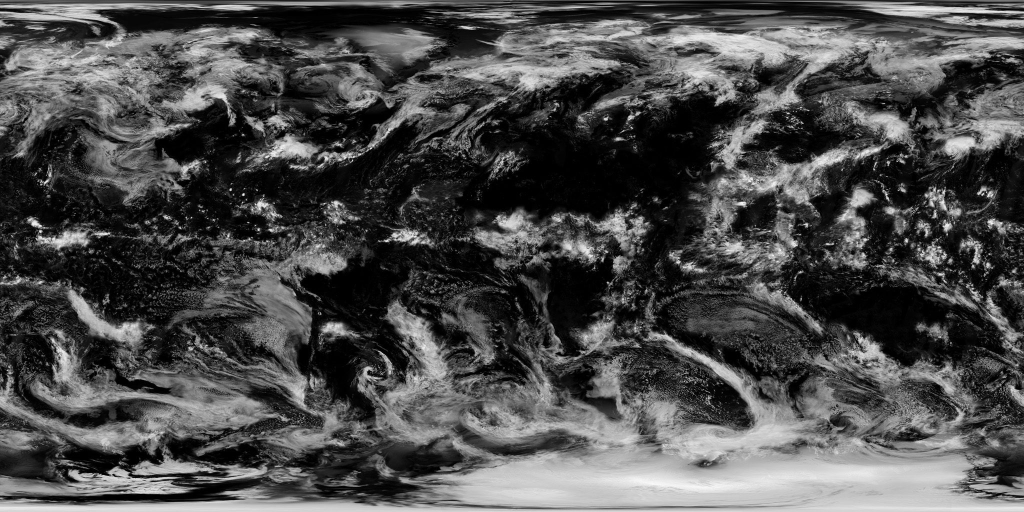
#> input picture raw/bluemarble/bm_200410.jpg, 2048 x 1024 px (shown at 1/2 size)
$ python make_textures.py ../web/css/img/earth-clouds-2048.jpg
#> lines starting #> are read from the running program, lines starting #| are printed output that depends on the picture
# SI disclosure: parts of this file were drafted with an AI coding assistant and reviewed by Arthur.
"""Make the larger Earth texture and the Moon texture of the globe view (web/css/img/).

  earth-blue-marble-4096.jpg  4096 x 2048, NASA Blue Marble Next Generation with topography
                              and bathymetry, October 2004 (world.topo.bathy.200410). It is the
                              same picture as the existing earth-blue-marble-2048.jpg: --check
                              downscales it to 2048 x 1024 and compares (it also shows that the
                              other months differ, mostly in snow cover).
  moon-1024.jpg               1024 x 512, NASA SVS 4720 "CGI Moon Kit" LROC color map (2019
                              version), equirectangular, longitude 0 at the image center, east
                              to the right, north up.

Both sources are public domain NASA images. Downloads go to raw/ (git-ignored).

Usage:
    python pipeline/make_textures.py            # write both files
    python pipeline/make_textures.py --check    # compare and locate features, write nothing
"""

from __future__ import annotations

import sys
import urllib.request

import numpy as np
from PIL import Image

from common import RAW, REPO

IMG = REPO / "web" / "css" / "img"
EARTH_URL = ("https://assets.science.nasa.gov/content/dam/science/esd/eo/images/bmng/"
             "bmng-topography-bathymetry/october/world.topo.bathy.200410.3x5400x2700.jpg")
EARTH_SRC = RAW / "bluemarble" / "bm_200410.jpg"
MOON_URL = "https://svs.gsfc.nasa.gov/vis/a000000/a004700/a004720/lroc_color_2k.jpg"
MOON_SRC = RAW / "moon" / "lroc_color_2k.jpg"


def fetch(url: str, dest) -> None:
    if dest.exists() and dest.stat().st_size > 0:
        return
    dest.parent.mkdir(parents=True, exist_ok=True)
    req = urllib.request.Request(url, headers={"User-Agent": "Mozilla/5.0"})
    with urllib.request.urlopen(req, timeout=300) as r:
        dest.write_bytes(r.read())


def save_within(img: Image.Image, path, quality: int, budget: int) -> int:
    """Progressive JPG, stepping the quality down until the file fits the byte budget."""
    while True:
        img.save(path, quality=quality, optimize=True, progressive=True)
        if path.stat().st_size <= budget or quality <= 60:
            return quality
        quality -= 2


def check() -> None:
    ref = np.asarray(Image.open(IMG / "earth-blue-marble-2048.jpg").convert("RGB")).astype(float)
    new = IMG / "earth-blue-marble-4096.jpg"
    for name, path in [("source 5400 x 2700", EARTH_SRC), ("earth-blue-marble-4096.jpg", new)]:
        if path.exists():
            d = np.asarray(Image.open(path).convert("RGB").resize((2048, 1024), Image.LANCZOS)).astype(float)
            print(f"{name} down to 2048 vs earth-blue-marble-2048.jpg: mean abs diff {np.abs(d - ref).mean():.2f}, "
                  f"bias {np.round((d - ref).reshape(-1, 3).mean(0), 2)}")
    moon = IMG / "moon-1024.jpg"
    if moon.exists():
        m = np.asarray(Image.open(moon).convert("L")).astype(float)
        h, w = m.shape

        def at(lat, lon, r=6):
            x, y = int((lon + 180) / 360 * w), int((90 - lat) / 180 * h)
            return m[y - r:y + r + 1, (np.arange(x - r, x + r + 1)) % w].mean()
        # Bright ray craters, each against its east-west mirror (what a flipped map would give):
        # Tycho (43.3S, 11.2W) mirrors into highlands, Copernicus (9.6N, 20.1W) into the dark
        # Mare Tranquillitatis. Mare Crisium (17N, 59E) must be darker than the image mean.
        print(f"moon-1024.jpg: Tycho {at(-43.3, -11.2, 2):.0f} vs mirrored {at(-43.3, 11.2, 2):.0f}; "
              f"Copernicus {at(9.6, -20.1, 2):.0f} vs mirrored {at(9.6, 20.1, 2):.0f}; "
              f"Mare Crisium {at(17.0, 59.1):.0f}; "
              f"image mean {m.mean():.0f}")


def main(argv: list[str]) -> int:
    if "--check" in argv:
        check()
        return 0
    fetch(EARTH_URL, EARTH_SRC)
    fetch(MOON_URL, MOON_SRC)
    earth = Image.open(EARTH_SRC).convert("RGB").resize((4096, 2048), Image.LANCZOS)
    q = save_within(earth, IMG / "earth-blue-marble-4096.jpg", 80, 1_600_000)
#> after the loop in save_within, `while True:`: quality = 80
#> q = 80
    print(f"earth-blue-marble-4096.jpg quality {q}, {(IMG / 'earth-blue-marble-4096.jpg').stat().st_size} bytes")
#| earth-blue-marble-4096.jpg quality 80, 1250204 bytes
    moon = Image.open(MOON_SRC).convert("RGB").resize((1024, 512), Image.LANCZOS)
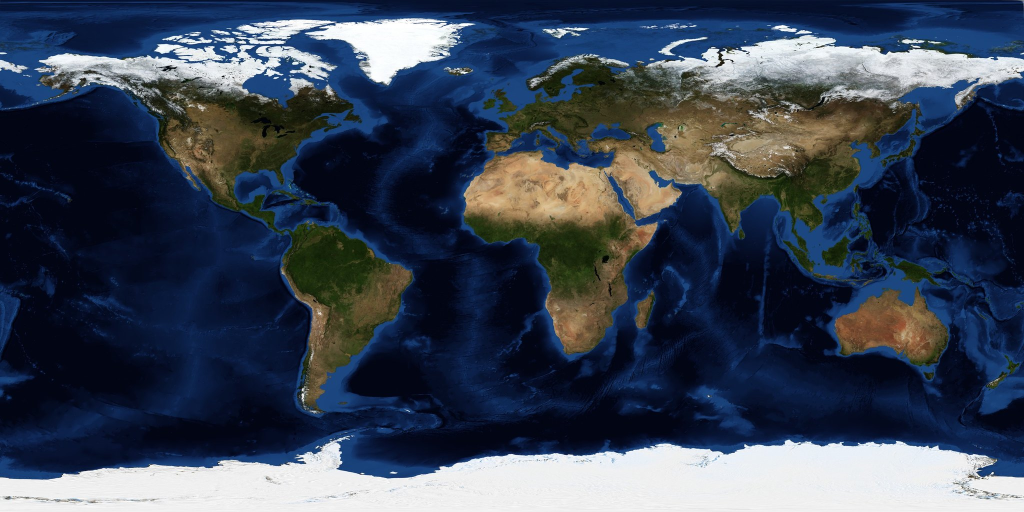
#> input picture raw/moon/lroc_color_2k.jpg, 2048 x 1024 px (shown at 1/2 size)
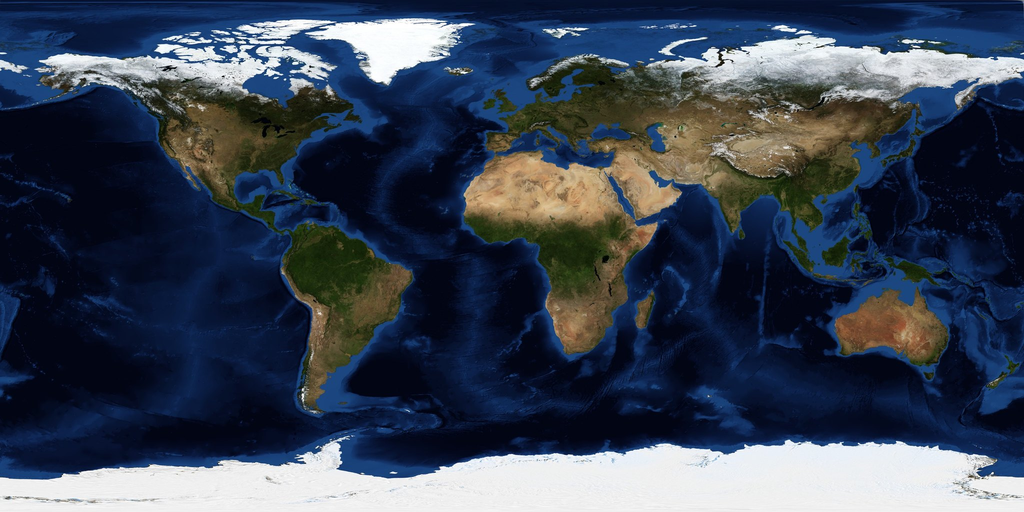
#> moon: PIL image 1024x512 RGB; mean R, G, B 58, 67.8, 84.3
    q = save_within(moon, IMG / "moon-1024.jpg", 82, 150_000)
#> after the loop in save_within, `while True:`: quality = 82
#> q = 82
    print(f"moon-1024.jpg quality {q}, {(IMG / 'moon-1024.jpg').stat().st_size} bytes")
#| moon-1024.jpg quality 82, 88726 bytes
    return 0


if __name__ == "__main__":
    sys.exit(main(sys.argv[1:]))
#> (the program exits here)
